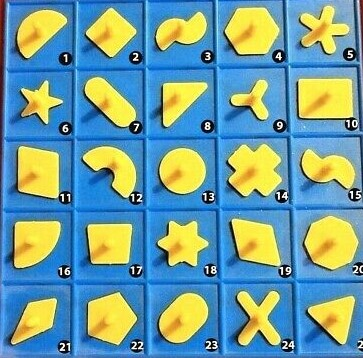
#> input picture game_pieces.jpg, 363 x 358 px, given in place of the camera
$ python det_shape.py
#> lines starting #> are read from the running program, lines starting #| are printed output that depends on the picture; after the words box and inside, x2 and y2 are one past the last pixel; in counts of white or black regions, pixels touching at a corner belong together
import cv2
import numpy as np

cam = cv2.VideoCapture(0)
# frame = cv2.imread('game_pieces.jpg')
while(1):
    ret, frame = cam.read()
#> frame is the input picture: shape (358, 363, 3); mean B, G, R 155.9, 157.8, 115.1
    output = frame.copy()
    frame_blur = cv2.GaussianBlur(frame,(5,5),cv2.BORDER_DEFAULT)
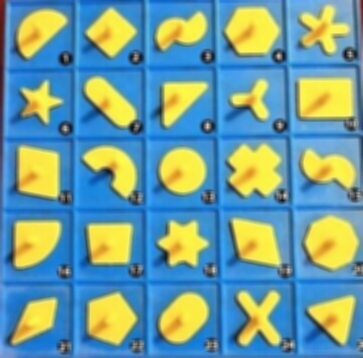
#> frame_blur: shape (358, 363, 3); mean B, G, R 155.9, 157.8, 115.1
    # prob add a blur here
    if not ret:
        print("failed to grab frame")
        break
    hsv = cv2.cvtColor(frame_blur, cv2.COLOR_BGR2HSV)
#> hsv: shape (358, 363, 3); mean H, S, V 78.9, 160.5, 201.3

    lower_yellow = np.array([0,50,50])
    upper_yellow = np.array([50, 255, 255])

    mask = cv2.inRange(hsv, lower_yellow, upper_yellow)
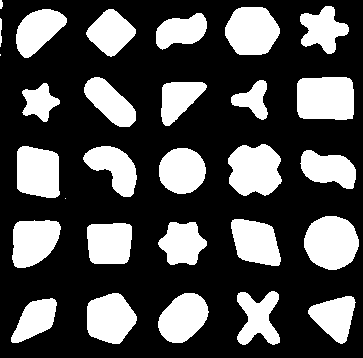
#> mask: shape (358, 363); 30.9% white; 29 white regions (2 under 20 px)
    # output = cv2.bitwise_and(frame,frame, mask= mask)
    ret,thresh = cv2.threshold(mask, 40, 255, 0)
    contours, hierarchy = cv2.findContours(thresh, cv2.RETR_EXTERNAL, cv2.CHAIN_APPROX_NONE)
#> contours = 29 contours, 4 with area under 20; largest, box (x1, y1, x2, y2) and area: (297, 77, 354, 120) 2234, (304, 216, 359, 270) 2229, (228, 144, 282, 196) 2132, (225, 7, 280, 55) 2008, (17, 146, 60, 198) 1869
    if len(contours) != 0:
        # cv2.drawContours(frame, contours, -1, 255, 3)
        c = max(contours, key = cv2.contourArea)
#> c = contour of 179 points, box (x1, y1, x2, y2) (297, 77, 354, 120), area 2234
        cv2.drawContours(output, c, -1, 255, 3)
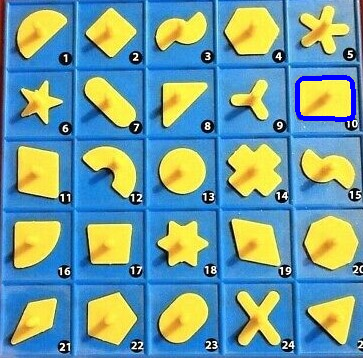
#> output: shape (358, 363, 3); 0.69% of pixels changed, all inside (x1, y1, x2, y2) = (295, 75, 356, 122)
        # x,y,w,h = cv2.boundingRect(c)
        # cv2.rectangle(frame,(x,y),(x+w,y+h),(0,255,0),2)

    cv2.imshow('frame',frame)
    # cv2.imshow('frame_blur',frame_blur)
    cv2.imshow('mask',mask)
    cv2.imshow('output',output)
    k = cv2.waitKey(1)
#> (key Esc is pressed here)
    if k%256 == 27:
        break
cam.release()
cv2.destroyAllWindows()
